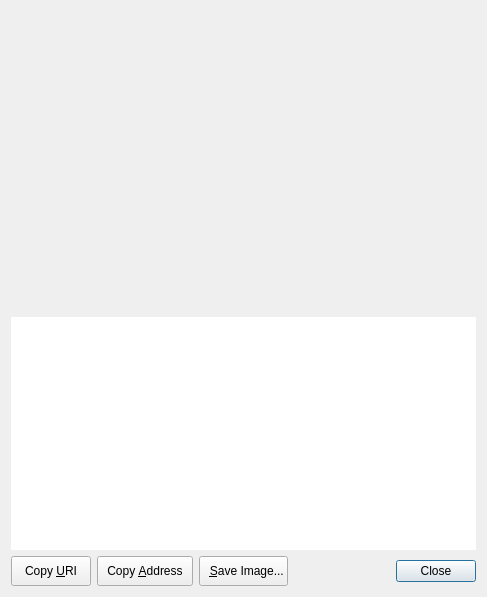
<?xml version="1.0" encoding="UTF-8"?>
<ui version="4.0">
 <class>ReceiveRequestDialog</class>
 <widget class="QDialog" name="ReceiveRequestDialog">
  <property name="geometry">
   <rect>
    <x>0</x>
    <y>0</y>
    <width>487</width>
    <height>597</height>
   </rect>
  </property>
  <layout class="QVBoxLayout" name="verticalLayout_3">
   <item>
    <widget class="QRImageWidget" name="lblQRCode">
     <property name="sizePolicy">
      <sizepolicy hsizetype="Expanding" vsizetype="Fixed">
       <horstretch>0</horstretch>
       <verstretch>0</verstretch>
      </sizepolicy>
     </property>
     <property name="minimumSize">
      <size>
       <width>300</width>
       <height>300</height>
      </size>
     </property>
     <property name="toolTip">
      <string>QR Code</string>
     </property>
     <property name="textFormat">
      <enum>Qt::PlainText</enum>
     </property>
     <property name="alignment">
      <set>Qt::AlignCenter</set>
     </property>
     <property name="wordWrap">
      <bool>true</bool>
     </property>
    </widget>
   </item>
   <item>
    <widget class="QTextEdit" name="outUri">
     <property name="sizePolicy">
      <sizepolicy hsizetype="Expanding" vsizetype="Expanding">
       <horstretch>0</horstretch>
       <verstretch>0</verstretch>
      </sizepolicy>
     </property>
     <property name="minimumSize">
      <size>
       <width>0</width>
       <height>50</height>
      </size>
     </property>
     <property name="frameShape">
      <enum>QFrame::NoFrame</enum>
     </property>
     <property name="frameShadow">
      <enum>QFrame::Plain</enum>
     </property>
     <property name="tabChangesFocus">
      <bool>true</bool>
     </property>
     <property name="textInteractionFlags">
      <set>Qt::TextSelectableByKeyboard|Qt::TextSelectableByMouse</set>
     </property>
    </widget>
   </item>
   <item>
    <layout class="QHBoxLayout" name="horizontalLayout">
     <item>
      <widget class="QPushButton" name="btnCopyURI">
       <property name="minimumSize">
        <size>
         <width>0</width>
         <height>30</height>
        </size>
       </property>
       <property name="text">
        <string>  Copy &amp;URI  </string>
       </property>
       <property name="autoDefault">
        <bool>false</bool>
       </property>
      </widget>
     </item>
     <item>
      <widget class="QPushButton" name="btnCopyAddress">
       <property name="minimumSize">
        <size>
         <width>0</width>
         <height>30</height>
        </size>
       </property>
       <property name="text">
        <string>  Copy &amp;Address  </string>
       </property>
       <property name="autoDefault">
        <bool>false</bool>
       </property>
      </widget>
     </item>
     <item>
      <widget class="QPushButton" name="btnSaveAs">
       <property name="minimumSize">
        <size>
         <width>0</width>
         <height>30</height>
        </size>
       </property>
       <property name="text">
        <string>  &amp;Save Image...</string>
       </property>
       <property name="autoDefault">
        <bool>false</bool>
       </property>
      </widget>
     </item>
     <item>
      <spacer name="horizontalSpacer_2">
       <property name="orientation">
        <enum>Qt::Horizontal</enum>
       </property>
       <property name="sizeHint" stdset="0">
        <size>
         <width>40</width>
         <height>20</height>
        </size>
       </property>
      </spacer>
     </item>
     <item>
      <widget class="QDialogButtonBox" name="buttonBox">
       <property name="minimumSize">
        <size>
         <width>100</width>
         <height>30</height>
        </size>
       </property>
       <property name="standardButtons">
        <set>QDialogButtonBox::Close</set>
       </property>
      </widget>
     </item>
    </layout>
   </item>
  </layout>
 </widget>
 <customwidgets>
  <customwidget>
   <class>QRImageWidget</class>
   <extends>QLabel</extends>
   <header>receiverequestdialog.h</header>
  </customwidget>
 </customwidgets>
 <resources/>
 <connections>
  <connection>
   <sender>buttonBox</sender>
   <signal>rejected()</signal>
   <receiver>ReceiveRequestDialog</receiver>
   <slot>reject()</slot>
   <hints>
    <hint type="sourcelabel">
     <x>452</x>
     <y>573</y>
    </hint>
    <hint type="destinationlabel">
     <x>243</x>
     <y>298</y>
    </hint>
   </hints>
  </connection>
  <connection>
   <sender>buttonBox</sender>
   <signal>accepted()</signal>
   <receiver>ReceiveRequestDialog</receiver>
   <slot>accept()</slot>
   <hints>
    <hint type="sourcelabel">
     <x>452</x>
     <y>573</y>
    </hint>
    <hint type="destinationlabel">
     <x>243</x>
     <y>298</y>
    </hint>
   </hints>
  </connection>
 </connections>
</ui>
